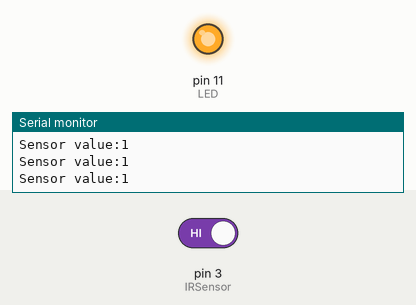
Bench run of a sketch on a simulated Arduino Uno, built with avr-gcc and run on an emulated ATmega328P. On the bench: output pins drawn as LEDs (lit = HIGH), the last lines printed to the serial monitor. The inputs (shaded band) are chosen by the test bench; at power-on: pin 3 (IRSensor) HIGH.

Above: at 1.2 s.
1.3 s: pin 3 (IRSensor) driven LOW
At 2.5 s:
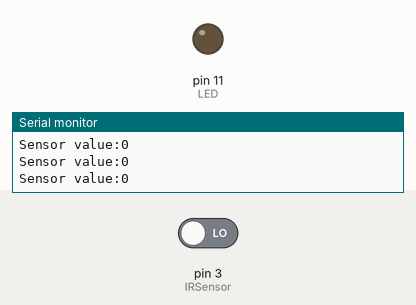
2.8 s: pin 3 (IRSensor) driven HIGH
At 3.8 s:
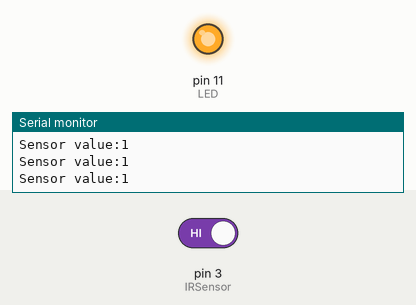
Timing chart, 0 to 5.8 s (numbered marks = the images above; inputs shaded):
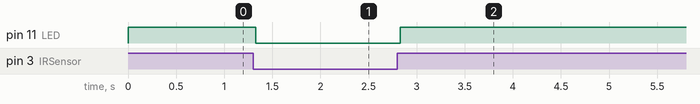

Measured:
- after the input at 1.3 s, pin 11 (LED): HIGH → LOW at once
- after the input at 2.8 s, pin 11 (LED): LOW → HIGH at once

The sketch:

sketch_mar29a.ino
```cpp
int IRSensor = 3; // connect ir sensor to arduino pin 3
int LED = 11; // conect Led to arduino pin 11

void setup()
{
  pinMode (IRSensor, INPUT); // sensor pin INPUT
  pinMode (LED, OUTPUT); // Led pin OUTPUT
  Serial.begin (9600); //// Starts the serial communication
}

void loop()
{
  //Define a variables for read the IRsensor
  int Sensordata = digitalRead (IRSensor);

  // Prints the output data on the Serial Monitor
  Serial.print("Sensor value:");
  Serial.println(Sensordata);

  if (Sensordata == 0)  //Check the sensor output
  {
    digitalWrite(LED, LOW); // LED High
    }

  else
  {
    digitalWrite(LED, HIGH); // LED LOW
  }

}
```
